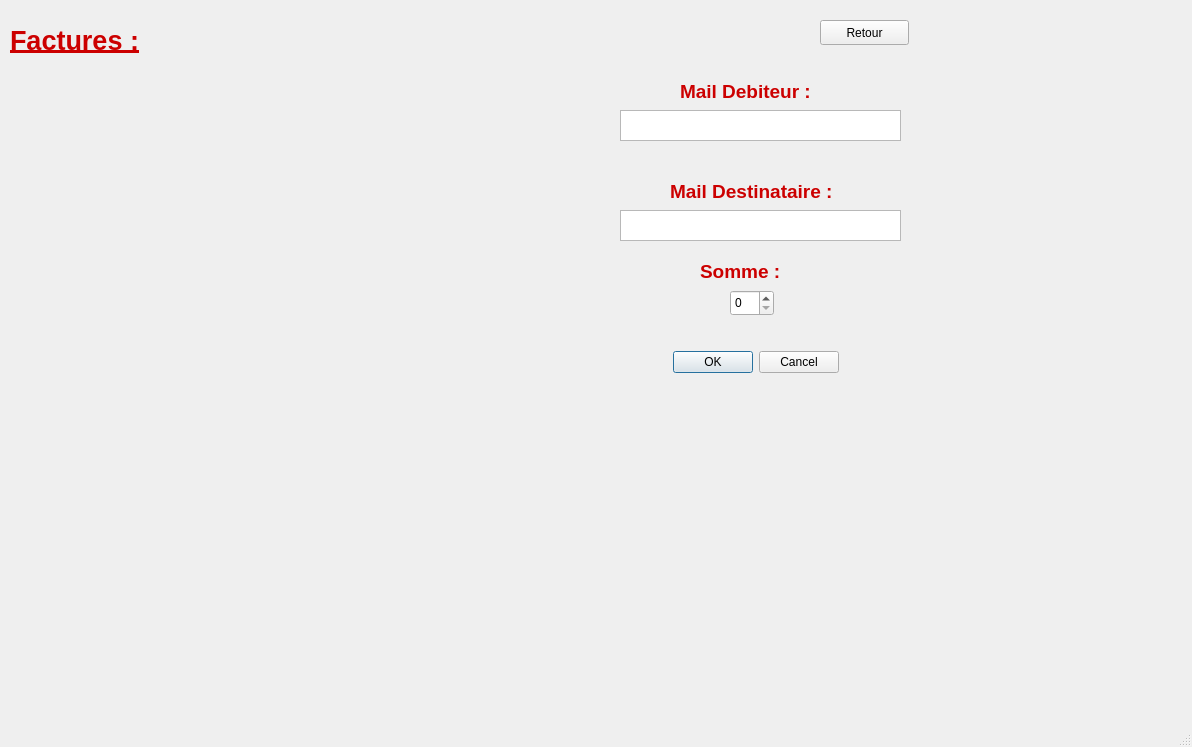
<?xml version="1.0" encoding="UTF-8"?>
<ui version="4.0">
 <class>MainShareCount</class>
 <widget class="QMainWindow" name="MainShareCount">
  <property name="geometry">
   <rect>
    <x>0</x>
    <y>0</y>
    <width>1192</width>
    <height>747</height>
   </rect>
  </property>
  <property name="windowTitle">
   <string>MainShareCount</string>
  </property>
  <widget class="QWidget" name="centralwidget">
   <widget class="QStackedWidget" name="stackedWidget">
    <property name="geometry">
     <rect>
      <x>0</x>
      <y>0</y>
      <width>1191</width>
      <height>721</height>
     </rect>
    </property>
    <property name="currentIndex">
     <number>5</number>
    </property>
    <widget class="QWidget" name="Accueil">
     <widget class="QPushButton" name="InscriptionAcc">
      <property name="geometry">
       <rect>
        <x>880</x>
        <y>50</y>
        <width>80</width>
        <height>21</height>
       </rect>
      </property>
      <property name="text">
       <string>Inscription</string>
      </property>
     </widget>
     <widget class="QPushButton" name="ConnexionAcc">
      <property name="geometry">
       <rect>
        <x>880</x>
        <y>80</y>
        <width>80</width>
        <height>21</height>
       </rect>
      </property>
      <property name="text">
       <string>Connexion</string>
      </property>
     </widget>
     <widget class="QLabel" name="label">
      <property name="geometry">
       <rect>
        <x>100</x>
        <y>50</y>
        <width>531</width>
        <height>191</height>
       </rect>
      </property>
      <property name="text">
       <string>&lt;html&gt;&lt;head/&gt;&lt;body&gt;&lt;p&gt;&lt;span style=&quot; font-size:72pt; font-weight:600; font-style:italic; text-decoration: underline; color:#204a87;&quot;&gt;ShareCount&lt;/span&gt;&lt;/p&gt;&lt;/body&gt;&lt;/html&gt;</string>
      </property>
     </widget>
    </widget>
    <widget class="QWidget" name="Inscription">
     <widget class="QTextEdit" name="emailInscription">
      <property name="geometry">
       <rect>
        <x>230</x>
        <y>150</y>
        <width>501</width>
        <height>31</height>
       </rect>
      </property>
      <property name="html">
       <string>&lt;!DOCTYPE HTML PUBLIC &quot;-//W3C//DTD HTML 4.0//EN&quot; &quot;http://www.w3.org/TR/REC-html40/strict.dtd&quot;&gt;
&lt;html&gt;&lt;head&gt;&lt;meta name=&quot;qrichtext&quot; content=&quot;1&quot; /&gt;&lt;style type=&quot;text/css&quot;&gt;
p, li { white-space: pre-wrap; }
&lt;/style&gt;&lt;/head&gt;&lt;body style=&quot; font-family:'Ubuntu'; font-size:11pt; font-weight:400; font-style:normal;&quot;&gt;
&lt;p style=&quot;-qt-paragraph-type:empty; margin-top:0px; margin-bottom:0px; margin-left:0px; margin-right:0px; -qt-block-indent:0; text-indent:0px; font-family:'MS Shell Dlg 2'; font-size:8.25pt;&quot;&gt;&lt;br /&gt;&lt;/p&gt;&lt;/body&gt;&lt;/html&gt;</string>
      </property>
     </widget>
     <widget class="QTextEdit" name="mdpInscription">
      <property name="geometry">
       <rect>
        <x>230</x>
        <y>240</y>
        <width>501</width>
        <height>31</height>
       </rect>
      </property>
      <property name="html">
       <string>&lt;!DOCTYPE HTML PUBLIC &quot;-//W3C//DTD HTML 4.0//EN&quot; &quot;http://www.w3.org/TR/REC-html40/strict.dtd&quot;&gt;
&lt;html&gt;&lt;head&gt;&lt;meta name=&quot;qrichtext&quot; content=&quot;1&quot; /&gt;&lt;style type=&quot;text/css&quot;&gt;
p, li { white-space: pre-wrap; }
&lt;/style&gt;&lt;/head&gt;&lt;body style=&quot; font-family:'Ubuntu'; font-size:11pt; font-weight:400; font-style:normal;&quot;&gt;
&lt;p style=&quot;-qt-paragraph-type:empty; margin-top:0px; margin-bottom:0px; margin-left:0px; margin-right:0px; -qt-block-indent:0; text-indent:0px; font-family:'MS Shell Dlg 2'; font-size:8.25pt;&quot;&gt;&lt;br /&gt;&lt;/p&gt;&lt;/body&gt;&lt;/html&gt;</string>
      </property>
     </widget>
     <widget class="QPushButton" name="Inscrit">
      <property name="geometry">
       <rect>
        <x>660</x>
        <y>430</y>
        <width>80</width>
        <height>21</height>
       </rect>
      </property>
      <property name="text">
       <string>S'inscrire</string>
      </property>
     </widget>
     <widget class="QLabel" name="label_2">
      <property name="geometry">
       <rect>
        <x>370</x>
        <y>20</y>
        <width>221</width>
        <height>71</height>
       </rect>
      </property>
      <property name="text">
       <string>&lt;html&gt;&lt;head/&gt;&lt;body&gt;&lt;p&gt;&lt;span style=&quot; font-size:28pt; font-weight:600; text-decoration: underline; color:#cc0000;&quot;&gt;Inscription :&lt;/span&gt;&lt;/p&gt;&lt;/body&gt;&lt;/html&gt;</string>
      </property>
     </widget>
     <widget class="QLabel" name="label_3">
      <property name="geometry">
       <rect>
        <x>440</x>
        <y>110</y>
        <width>61</width>
        <height>31</height>
       </rect>
      </property>
      <property name="text">
       <string>&lt;html&gt;&lt;head/&gt;&lt;body&gt;&lt;p&gt;&lt;span style=&quot; font-size:14pt; font-weight:600; color:#cc0000;&quot;&gt;Email :&lt;/span&gt;&lt;/p&gt;&lt;/body&gt;&lt;/html&gt;</string>
      </property>
     </widget>
     <widget class="QLabel" name="label_4">
      <property name="geometry">
       <rect>
        <x>410</x>
        <y>200</y>
        <width>141</width>
        <height>21</height>
       </rect>
      </property>
      <property name="text">
       <string>&lt;html&gt;&lt;head/&gt;&lt;body&gt;&lt;p&gt;&lt;span style=&quot; font-size:14pt; font-weight:600; color:#cc0000;&quot;&gt;Mot De Passe :&lt;/span&gt;&lt;/p&gt;&lt;/body&gt;&lt;/html&gt;</string>
      </property>
     </widget>
     <widget class="QPushButton" name="returnInsc">
      <property name="geometry">
       <rect>
        <x>230</x>
        <y>430</y>
        <width>89</width>
        <height>21</height>
       </rect>
      </property>
      <property name="text">
       <string>Retour</string>
      </property>
     </widget>
     <widget class="QTextEdit" name="cMdpInscription">
      <property name="geometry">
       <rect>
        <x>230</x>
        <y>330</y>
        <width>501</width>
        <height>31</height>
       </rect>
      </property>
     </widget>
     <widget class="QLabel" name="label_8">
      <property name="geometry">
       <rect>
        <x>360</x>
        <y>290</y>
        <width>261</width>
        <height>31</height>
       </rect>
      </property>
      <property name="text">
       <string>&lt;html&gt;&lt;head/&gt;&lt;body&gt;&lt;p&gt;&lt;span style=&quot; font-size:14pt; font-weight:600; color:#cc0000;&quot;&gt;Confirmation Mot De Passe : &lt;/span&gt;&lt;/p&gt;&lt;/body&gt;&lt;/html&gt;</string>
      </property>
     </widget>
     <widget class="QPushButton" name="cleanIns">
      <property name="geometry">
       <rect>
        <x>440</x>
        <y>430</y>
        <width>89</width>
        <height>21</height>
       </rect>
      </property>
      <property name="text">
       <string>Effacer</string>
      </property>
     </widget>
    </widget>
    <widget class="QWidget" name="Connexion_2">
     <widget class="QTextEdit" name="emailC">
      <property name="geometry">
       <rect>
        <x>270</x>
        <y>150</y>
        <width>451</width>
        <height>31</height>
       </rect>
      </property>
     </widget>
     <widget class="QTextEdit" name="mdpC">
      <property name="geometry">
       <rect>
        <x>270</x>
        <y>290</y>
        <width>451</width>
        <height>31</height>
       </rect>
      </property>
     </widget>
     <widget class="QPushButton" name="Connexion">
      <property name="geometry">
       <rect>
        <x>640</x>
        <y>360</y>
        <width>80</width>
        <height>21</height>
       </rect>
      </property>
      <property name="text">
       <string>Connexion</string>
      </property>
     </widget>
     <widget class="QLabel" name="label_5">
      <property name="geometry">
       <rect>
        <x>380</x>
        <y>20</y>
        <width>221</width>
        <height>51</height>
       </rect>
      </property>
      <property name="text">
       <string>&lt;html&gt;&lt;head/&gt;&lt;body&gt;&lt;p&gt;&lt;span style=&quot; font-size:28pt; font-weight:600; text-decoration: underline; color:#cc0000;&quot;&gt;Connexion : &lt;/span&gt;&lt;/p&gt;&lt;/body&gt;&lt;/html&gt;</string>
      </property>
     </widget>
     <widget class="QLabel" name="label_6">
      <property name="geometry">
       <rect>
        <x>456</x>
        <y>110</y>
        <width>61</width>
        <height>31</height>
       </rect>
      </property>
      <property name="text">
       <string>&lt;html&gt;&lt;head/&gt;&lt;body&gt;&lt;p&gt;&lt;span style=&quot; font-size:14pt; font-weight:600; color:#cc0000;&quot;&gt;Email : &lt;/span&gt;&lt;/p&gt;&lt;/body&gt;&lt;/html&gt;</string>
      </property>
     </widget>
     <widget class="QLabel" name="label_7">
      <property name="geometry">
       <rect>
        <x>430</x>
        <y>250</y>
        <width>131</width>
        <height>31</height>
       </rect>
      </property>
      <property name="text">
       <string>&lt;html&gt;&lt;head/&gt;&lt;body&gt;&lt;p&gt;&lt;span style=&quot; font-size:14pt; font-weight:600; color:#cc0000;&quot;&gt;Mot De Passe :&lt;/span&gt;&lt;/p&gt;&lt;/body&gt;&lt;/html&gt;</string>
      </property>
     </widget>
     <widget class="QPushButton" name="returnCo">
      <property name="geometry">
       <rect>
        <x>270</x>
        <y>360</y>
        <width>89</width>
        <height>21</height>
       </rect>
      </property>
      <property name="text">
       <string>Retour</string>
      </property>
     </widget>
     <widget class="QPushButton" name="cleanCo">
      <property name="geometry">
       <rect>
        <x>450</x>
        <y>360</y>
        <width>89</width>
        <height>21</height>
       </rect>
      </property>
      <property name="text">
       <string>Effacer</string>
      </property>
     </widget>
    </widget>
    <widget class="QWidget" name="Connectee">
     <widget class="QLabel" name="label_9">
      <property name="geometry">
       <rect>
        <x>50</x>
        <y>0</y>
        <width>201</width>
        <height>51</height>
       </rect>
      </property>
      <property name="text">
       <string>&lt;html&gt;&lt;head/&gt;&lt;body&gt;&lt;p&gt;&lt;span style=&quot; font-size:26pt; font-weight:600; text-decoration: underline; color:#cc0000;&quot;&gt;Bienvenue !&lt;/span&gt;&lt;/p&gt;&lt;/body&gt;&lt;/html&gt;</string>
      </property>
     </widget>
     <widget class="QPushButton" name="createCagnotte">
      <property name="geometry">
       <rect>
        <x>50</x>
        <y>60</y>
        <width>121</width>
        <height>25</height>
       </rect>
      </property>
      <property name="text">
       <string>Creer Cagnotte</string>
      </property>
     </widget>
     <widget class="QPushButton" name="deconnexion">
      <property name="geometry">
       <rect>
        <x>828</x>
        <y>10</y>
        <width>91</width>
        <height>25</height>
       </rect>
      </property>
      <property name="text">
       <string>deconnexion</string>
      </property>
     </widget>
     <widget class="QPushButton" name="goFactures">
      <property name="geometry">
       <rect>
        <x>50</x>
        <y>90</y>
        <width>121</width>
        <height>25</height>
       </rect>
      </property>
      <property name="text">
       <string>Factures</string>
      </property>
     </widget>
    </widget>
    <widget class="QWidget" name="Cagnotte">
     <widget class="QLabel" name="label_10">
      <property name="geometry">
       <rect>
        <x>80</x>
        <y>-10</y>
        <width>261</width>
        <height>141</height>
       </rect>
      </property>
      <property name="text">
       <string/>
      </property>
     </widget>
     <widget class="QLabel" name="ArgentCagnotte">
      <property name="geometry">
       <rect>
        <x>230</x>
        <y>190</y>
        <width>251</width>
        <height>51</height>
       </rect>
      </property>
      <property name="text">
       <string>0</string>
      </property>
     </widget>
     <widget class="QPushButton" name="boutonCagnotte">
      <property name="geometry">
       <rect>
        <x>620</x>
        <y>260</y>
        <width>181</width>
        <height>23</height>
       </rect>
      </property>
      <property name="text">
       <string>Ajouter dans la cagnotte</string>
      </property>
     </widget>
     <widget class="QTextEdit" name="montant">
      <property name="geometry">
       <rect>
        <x>620</x>
        <y>200</y>
        <width>111</width>
        <height>31</height>
       </rect>
      </property>
     </widget>
     <widget class="QLabel" name="label_12">
      <property name="geometry">
       <rect>
        <x>30</x>
        <y>150</y>
        <width>67</width>
        <height>17</height>
       </rect>
      </property>
      <property name="text">
       <string>&lt;html&gt;&lt;head/&gt;&lt;body&gt;&lt;p&gt;&lt;span style=&quot; font-weight:600; text-decoration: underline; color:#204a87;&quot;&gt;Cagnotte :&lt;/span&gt;&lt;/p&gt;&lt;/body&gt;&lt;/html&gt;</string>
      </property>
     </widget>
     <widget class="QPushButton" name="CagnotteReturn">
      <property name="geometry">
       <rect>
        <x>1000</x>
        <y>20</y>
        <width>89</width>
        <height>25</height>
       </rect>
      </property>
      <property name="text">
       <string>Retour</string>
      </property>
     </widget>
     <widget class="QTextEdit" name="nomCagnotte">
      <property name="geometry">
       <rect>
        <x>800</x>
        <y>120</y>
        <width>291</width>
        <height>31</height>
       </rect>
      </property>
     </widget>
     <widget class="QPushButton" name="SuppCagnotte">
      <property name="geometry">
       <rect>
        <x>800</x>
        <y>170</y>
        <width>89</width>
        <height>25</height>
       </rect>
      </property>
      <property name="text">
       <string>Supprimer</string>
      </property>
     </widget>
     <widget class="QPushButton" name="creerCagnotte">
      <property name="geometry">
       <rect>
        <x>900</x>
        <y>170</y>
        <width>89</width>
        <height>25</height>
       </rect>
      </property>
      <property name="text">
       <string>Créer</string>
      </property>
     </widget>
     <widget class="QPushButton" name="accederCagnotte">
      <property name="geometry">
       <rect>
        <x>1000</x>
        <y>170</y>
        <width>89</width>
        <height>25</height>
       </rect>
      </property>
      <property name="text">
       <string>Acceder</string>
      </property>
     </widget>
     <widget class="QLabel" name="label_17">
      <property name="geometry">
       <rect>
        <x>770</x>
        <y>80</y>
        <width>331</width>
        <height>31</height>
       </rect>
      </property>
      <property name="text">
       <string>&lt;html&gt;&lt;head/&gt;&lt;body&gt;&lt;p&gt;&lt;span style=&quot; font-size:14pt; font-weight:600; text-decoration: underline; color:#cc0000;&quot;&gt;Nom de la Cagnotte a selectionner :&lt;/span&gt;&lt;/p&gt;&lt;/body&gt;&lt;/html&gt;</string>
      </property>
     </widget>
     <widget class="QLabel" name="nom_cagnotte_label">
      <property name="geometry">
       <rect>
        <x>20</x>
        <y>200</y>
        <width>171</width>
        <height>31</height>
       </rect>
      </property>
      <property name="text">
       <string>nom Cagnotte</string>
      </property>
     </widget>
    </widget>
    <widget class="QWidget" name="Factures">
     <widget class="QPushButton" name="FactureReturn">
      <property name="geometry">
       <rect>
        <x>820</x>
        <y>20</y>
        <width>89</width>
        <height>25</height>
       </rect>
      </property>
      <property name="text">
       <string>Retour</string>
      </property>
     </widget>
     <widget class="QLabel" name="label_13">
      <property name="geometry">
       <rect>
        <x>10</x>
        <y>10</y>
        <width>131</width>
        <height>61</height>
       </rect>
      </property>
      <property name="text">
       <string>&lt;html&gt;&lt;head/&gt;&lt;body&gt;&lt;p&gt;&lt;span style=&quot; font-size:20pt; font-weight:600; text-decoration: underline; color:#cc0000;&quot;&gt;Factures :&lt;/span&gt;&lt;/p&gt;&lt;/body&gt;&lt;/html&gt;</string>
      </property>
     </widget>
     <widget class="QTextEdit" name="mailDeb">
      <property name="geometry">
       <rect>
        <x>620</x>
        <y>110</y>
        <width>281</width>
        <height>31</height>
       </rect>
      </property>
     </widget>
     <widget class="QTextEdit" name="mailDes">
      <property name="geometry">
       <rect>
        <x>620</x>
        <y>210</y>
        <width>281</width>
        <height>31</height>
       </rect>
      </property>
     </widget>
     <widget class="QSpinBox" name="sommeF">
      <property name="geometry">
       <rect>
        <x>730</x>
        <y>290</y>
        <width>44</width>
        <height>26</height>
       </rect>
      </property>
     </widget>
     <widget class="QLabel" name="label_14">
      <property name="geometry">
       <rect>
        <x>670</x>
        <y>180</y>
        <width>161</width>
        <height>21</height>
       </rect>
      </property>
      <property name="text">
       <string>&lt;html&gt;&lt;head/&gt;&lt;body&gt;&lt;p&gt;&lt;span style=&quot; font-size:14pt; font-weight:600; color:#cc0000;&quot;&gt;Mail Destinataire :&lt;/span&gt;&lt;/p&gt;&lt;/body&gt;&lt;/html&gt;</string>
      </property>
     </widget>
     <widget class="QLabel" name="label_15">
      <property name="geometry">
       <rect>
        <x>680</x>
        <y>80</y>
        <width>151</width>
        <height>20</height>
       </rect>
      </property>
      <property name="text">
       <string>&lt;html&gt;&lt;head/&gt;&lt;body&gt;&lt;p&gt;&lt;span style=&quot; font-size:14pt; font-weight:600; color:#cc0000;&quot;&gt;Mail Debiteur :&lt;/span&gt;&lt;/p&gt;&lt;/body&gt;&lt;/html&gt;</string>
      </property>
     </widget>
     <widget class="QLabel" name="label_16">
      <property name="geometry">
       <rect>
        <x>700</x>
        <y>260</y>
        <width>91</width>
        <height>21</height>
       </rect>
      </property>
      <property name="text">
       <string>&lt;html&gt;&lt;head/&gt;&lt;body&gt;&lt;p&gt;&lt;span style=&quot; font-size:14pt; font-weight:600; color:#cc0000;&quot;&gt;Somme :&lt;/span&gt;&lt;/p&gt;&lt;/body&gt;&lt;/html&gt;</string>
      </property>
     </widget>
     <widget class="QDialogButtonBox" name="FactureBox">
      <property name="geometry">
       <rect>
        <x>670</x>
        <y>350</y>
        <width>169</width>
        <height>25</height>
       </rect>
      </property>
      <property name="standardButtons">
       <set>QDialogButtonBox::Cancel|QDialogButtonBox::Ok</set>
      </property>
     </widget>
    </widget>
   </widget>
  </widget>
  <widget class="QMenuBar" name="menubar">
   <property name="geometry">
    <rect>
     <x>0</x>
     <y>0</y>
     <width>1192</width>
     <height>22</height>
    </rect>
   </property>
  </widget>
  <widget class="QStatusBar" name="statusbar"/>
 </widget>
 <resources/>
 <connections/>
</ui>
